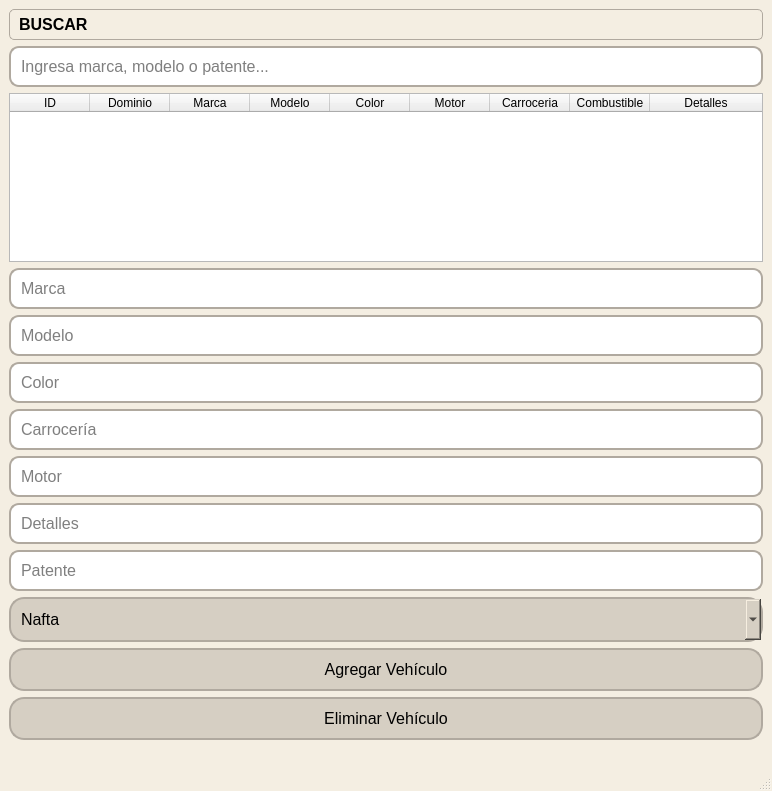
<?xml version="1.0" encoding="UTF-8"?>
<ui version="4.0">
 <class>VehicleWindow</class>
 <widget class="QMainWindow" name="VehicleWindow">
  <property name="geometry">
   <rect>
    <x>0</x>
    <y>0</y>
    <width>772</width>
    <height>791</height>
   </rect>
  </property>
  <property name="font">
   <font>
    <pointsize>12</pointsize>
   </font>
  </property>
  <property name="windowTitle">
   <string>Gestión de Vehículos</string>
  </property>
  <property name="windowIcon">
   <iconset>
    <normaloff>img/Icono.jpg</normaloff>img/Icono.jpg</iconset>
  </property>
  <property name="styleSheet">
   <string notr="true">QMainWindow{
background-color:#f4eee2
}
    QPushButton {
        background-color: #d6cfc3; /* Nuevo color de fondo del botón */
        border: 2px solid #b0a99f; /* Color y grosor del borde */
        border-radius: 15px; /* Bordes redondeados */
        padding: 10px; /* Espaciado interno */
    }

    QPushButton:hover {
        background-color: #c1b1a4; /* Nuevo color de fondo al pasar el mouse */
    }

    QLineEdit {
        background-color: #ffffff; /* Color de fondo del QLineEdit */
        border: 2px solid #b0a99f; /* Borde del QLineEdit */
        border-radius: 10px; /* Bordes redondeados */
        padding: 8px; /* Espaciado interno */
    }

    QComboBox {
        background-color: #d6cfc3; /* Nuevo color de fondo del botón */
        border: 2px solid #b0a99f; /* Color y grosor del borde */
        border-radius: 15px; /* Bordes redondeados */
        padding: 10px; /* Espaciado interno */
    }</string>
  </property>
  <widget class="QWidget" name="centralwidget">
   <property name="styleSheet">
    <string notr="true">Qwidget{
background-color:#f4eee2
}</string>
   </property>
   <layout class="QVBoxLayout" name="verticalLayout">
    <item>
     <widget class="QLabel" name="buscar">
      <property name="font">
       <font>
        <family>Arial</family>
        <pointsize>12</pointsize>
        <weight>75</weight>
        <bold>true</bold>
       </font>
      </property>
      <property name="styleSheet">
       <string notr="true">    QLabel {
        background-color: #f4eee2; /* Fondo para el QLabel */
        padding: 5px; /* Espaciado interno */
        border: 1px solid #b0a99f; /* Borde del QLabel */
        border-radius: 5px; /* Bordes redondeados */
        font-weight: bold; /* Texto en negrita */
    }</string>
      </property>
      <property name="text">
       <string>BUSCAR</string>
      </property>
     </widget>
    </item>
    <item>
     <widget class="QLineEdit" name="txtBuscar">
      <property name="font">
       <font>
        <pointsize>12</pointsize>
       </font>
      </property>
      <property name="placeholderText">
       <string>Ingresa marca, modelo o patente...</string>
      </property>
     </widget>
    </item>
    <item>
     <widget class="QTableWidget" name="tblVehiculos">
      <property name="editTriggers">
       <set>QAbstractItemView::NoEditTriggers</set>
      </property>
      <property name="selectionBehavior">
       <enum>QAbstractItemView::SelectRows</enum>
      </property>
      <property name="sortingEnabled">
       <bool>true</bool>
      </property>
      <property name="columnCount">
       <number>9</number>
      </property>
      <property name="horizontalHeaderLabels" stdset="0">
       <stringlist>
        <string>Patente</string>
        <string>Marca</string>
        <string>Modelo</string>
        <string>Color</string>
        <string>Carrocería</string>
        <string>Combustible</string>
       </stringlist>
      </property>
      <attribute name="horizontalHeaderMinimumSectionSize">
       <number>30</number>
      </attribute>
      <attribute name="horizontalHeaderDefaultSectionSize">
       <number>80</number>
      </attribute>
      <attribute name="horizontalHeaderStretchLastSection">
       <bool>true</bool>
      </attribute>
      <attribute name="verticalHeaderVisible">
       <bool>false</bool>
      </attribute>
      <column>
       <property name="text">
        <string>ID</string>
       </property>
      </column>
      <column>
       <property name="text">
        <string>Dominio</string>
       </property>
      </column>
      <column>
       <property name="text">
        <string>Marca</string>
       </property>
      </column>
      <column>
       <property name="text">
        <string>Modelo</string>
       </property>
      </column>
      <column>
       <property name="text">
        <string>Color</string>
       </property>
      </column>
      <column>
       <property name="text">
        <string>Motor</string>
       </property>
      </column>
      <column>
       <property name="text">
        <string>Carroceria</string>
       </property>
      </column>
      <column>
       <property name="text">
        <string>Combustible</string>
       </property>
      </column>
      <column>
       <property name="text">
        <string>Detalles</string>
       </property>
      </column>
     </widget>
    </item>
    <item>
     <widget class="QLineEdit" name="txtMarcaAdd">
      <property name="font">
       <font>
        <pointsize>12</pointsize>
       </font>
      </property>
      <property name="placeholderText">
       <string>Marca</string>
      </property>
     </widget>
    </item>
    <item>
     <widget class="QLineEdit" name="txtModeloAdd">
      <property name="font">
       <font>
        <pointsize>12</pointsize>
       </font>
      </property>
      <property name="placeholderText">
       <string>Modelo</string>
      </property>
     </widget>
    </item>
    <item>
     <widget class="QLineEdit" name="txtColor">
      <property name="font">
       <font>
        <pointsize>12</pointsize>
       </font>
      </property>
      <property name="placeholderText">
       <string>Color</string>
      </property>
     </widget>
    </item>
    <item>
     <widget class="QLineEdit" name="txtCarroceria">
      <property name="font">
       <font>
        <pointsize>12</pointsize>
       </font>
      </property>
      <property name="placeholderText">
       <string>Carrocería</string>
      </property>
     </widget>
    </item>
    <item>
     <widget class="QLineEdit" name="txtMotor">
      <property name="font">
       <font>
        <pointsize>12</pointsize>
       </font>
      </property>
      <property name="placeholderText">
       <string>Motor</string>
      </property>
     </widget>
    </item>
    <item>
     <widget class="QLineEdit" name="txtDetalles">
      <property name="font">
       <font>
        <pointsize>12</pointsize>
       </font>
      </property>
      <property name="placeholderText">
       <string>Detalles</string>
      </property>
     </widget>
    </item>
    <item>
     <widget class="QLineEdit" name="txtPatente">
      <property name="font">
       <font>
        <pointsize>12</pointsize>
       </font>
      </property>
      <property name="placeholderText">
       <string>Patente</string>
      </property>
     </widget>
    </item>
    <item>
     <widget class="QComboBox" name="cmbCombustible">
      <property name="font">
       <font>
        <pointsize>12</pointsize>
       </font>
      </property>
      <property name="styleSheet">
       <string notr="true"/>
      </property>
      <property name="currentText">
       <string>Nafta</string>
      </property>
      <item>
       <property name="text">
        <string>Nafta</string>
       </property>
      </item>
      <item>
       <property name="text">
        <string>Gasoil</string>
       </property>
      </item>
      <item>
       <property name="text">
        <string>Eléctrico</string>
       </property>
      </item>
     </widget>
    </item>
    <item>
     <widget class="QPushButton" name="btnAgregar">
      <property name="font">
       <font>
        <pointsize>12</pointsize>
       </font>
      </property>
      <property name="text">
       <string>Agregar Vehículo</string>
      </property>
     </widget>
    </item>
    <item>
     <widget class="QPushButton" name="btnEliminar">
      <property name="font">
       <font>
        <pointsize>12</pointsize>
       </font>
      </property>
      <property name="text">
       <string>Eliminar Vehículo</string>
      </property>
     </widget>
    </item>
    <item>
     <widget class="QLabel" name="lblMensaje">
      <property name="text">
       <string/>
      </property>
     </widget>
    </item>
   </layout>
  </widget>
  <widget class="QStatusBar" name="statusbar"/>
 </widget>
 <resources/>
 <connections/>
</ui>
